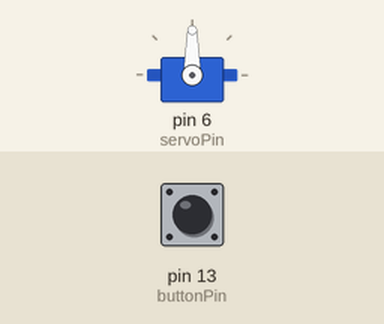
A sketch run on a simulated Arduino Uno, built with avr-gcc and run on an emulated ATmega328P. On the bench: servo. The inputs (shaded band) are chosen by the test bench; at power-on: pin 13 (buttonPin) LOW.

Above: at 1.2 s.
1.3 s: pin 13 (buttonPin) pulled HIGH for 1 s
At 1.75 s:
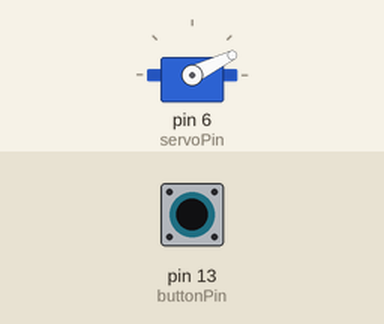
At 3.1 s:
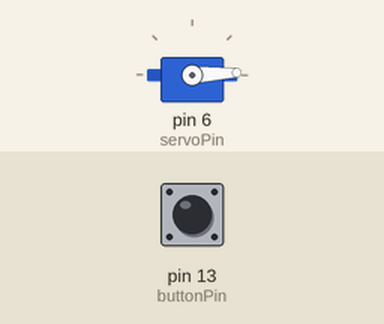
Timing chart, 0 to 4.6 s (numbered marks = the images above; inputs shaded):
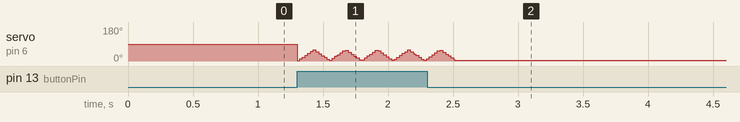

The sketch:

KittyCarwash.ino
```cpp
    /*******************************************************
    * Kitty Catwash --  This code keeps kitties clean      *
    *                                                      *
    * DIGF-6037-001 Creation & Computation                 *                                    *
    *                                                      *
    * Material MadLibs 1                                   *
    *                                                      *
    * Group: Sean, Max, Chris                              *
    *                                                      *
    * Purpose:  Demonstration of a simple program.         *
    *                                                      *
    * Usage:                                               *
    *  Connects to the Adafruit Feather M0 ATWINC1500 Wifi *
    *                                                      *
    ********************************************************/

/*
    * An early version of this program made use of code adapted from Jeremy Rigor -
     *https://arduino.stackexchange.com/questions/17536/controlling-servo-motors-with-push-button-problem-though
*/

#include <Servo.h>

const int buttonPin = 13;          //In a previous version, this was Pin 9, but the docs say: "This analog input is connected to a voltage divider for
// the lipoly battery so be aware that this pin naturally 'sits' at around 2VDC due to the resistor divider". Switched to pin 6.
const int servoPin = 6;

int buttonState = LOW;            //Initialize a variable to track whether the button is pressed
int pos = 1;                      //Servo position in degrees

Servo servoOne;                   //Create a servo object

void setup()
{

  servoOne.attach(servoPin);                //Servos are connected to the same pin for their control signal
  pinMode(buttonPin, INPUT);                //When the switch is open, the buttonPin voltage floats. Adding PULLUP ensures it goes to HIGH
}

void loop()
{
  // Serial.println(buttonState);            //This is for test & debug purposes. We can use Serial Monitor to see what state the Arduino sees the switch in.
  buttonState = digitalRead(buttonPin);

  while (buttonState == HIGH) {
    /*Check the buttonState once for each loop. If it's HIGH, take the servomotor from 1 to 60 degrees and back to 1,
       and then recheck the buttonState and repeat.

       Returning to 1 degree ensures the servo is always "parked" in the same position, and avoids a sudden full-power lurch when the
       arduino is connected to power.

       We used 1 degree rather than 0 because one of our test servos was straining against
       the hard stop when set to zero.
    */

    for (pos = 1; pos < 60; pos++) {
      servoOne.write(pos);
      delay(2);                         //delay 2ms to ensure servo has time to complete the move
    }

    for (pos = 60; pos > 2; pos--) {
      servoOne.write(pos);
      delay(2);
    }
    buttonState = digitalRead(buttonPin);
  }
}
```
